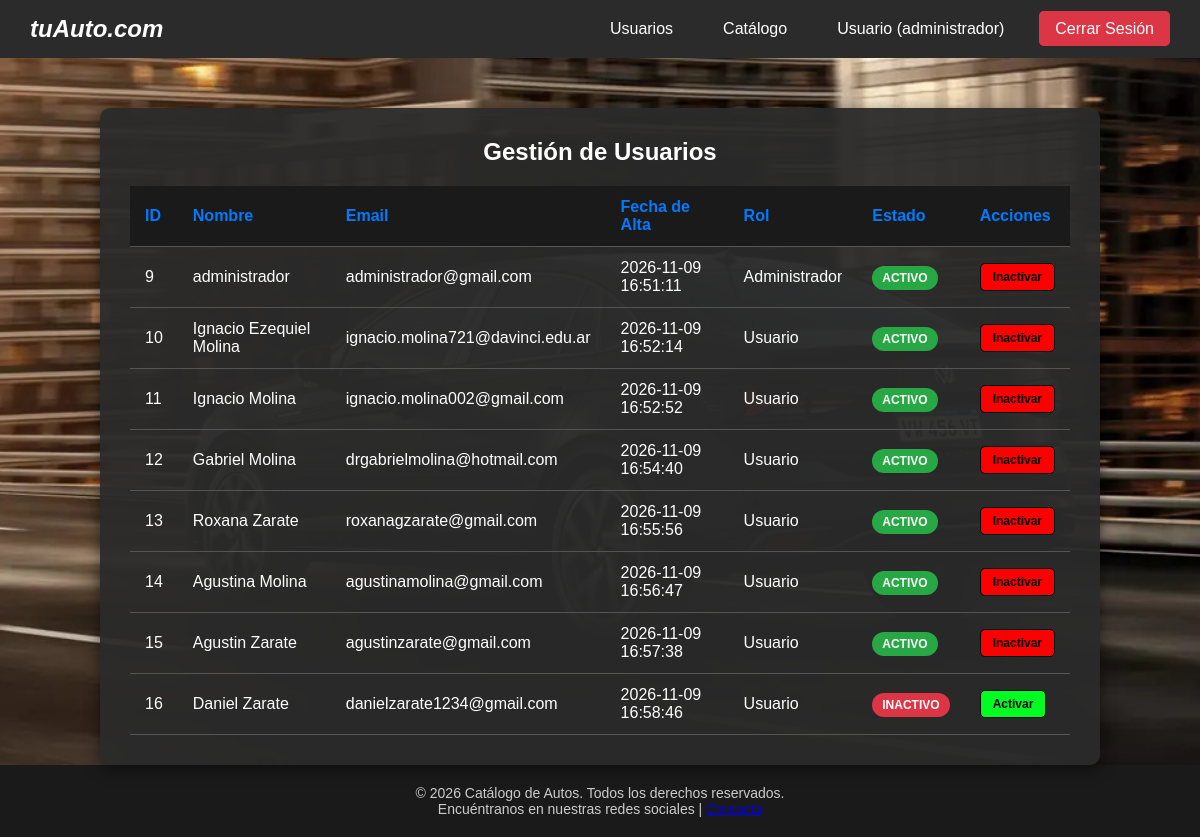
/recursos/paginas/usuarios.php (signed in), run on the app's committed database.
### tables this page shows
CREATE TABLE `usuarios` (
  `id_usuario` int(10) NOT NULL,
  `nombre` varchar(100) NOT NULL,
  `email` varchar(100) NOT NULL,
  `telefono` varchar(20) NOT NULL,
  `pass` varchar(100) NOT NULL,
  `fecha_registro` timestamp NOT NULL DEFAULT current_timestamp() ON UPDATE current_timestamp(),
  `admin` tinyint(1) NOT NULL DEFAULT 0,
  `activo` tinyint(1) NOT NULL DEFAULT 1
);

### recursos/paginas/usuarios.php (the view, shortened to what this page needs)
<?php
require_once '../conexion/conexion.php';
$sql = "SELECT id_usuario, nombre, email, fecha_registro, admin, activo FROM usuarios";
$resultado = mysqli_query($conexion, $sql);
?>
<!DOCTYPE html>
<html lang="es">
<head>
    <link rel="stylesheet" href="../estilos/general.css">
    <link rel="stylesheet" href="../estilos/usuarios.css">
</head>
<body>
   <header>
        <?php
            include_once '../componentes/nav.php';
        ?>
    </header>
    <main class="cuerpo">
        <div class="contenedor-tabla">
            <h2>Gestión de Usuarios</h2>
            <table class="tabla-datos">
                <thead>
                    <tr>
                        <th>ID</th>
                        <th>Nombre</th>
                        <th>Email</th>
                        <th>Fecha de Alta</th>
                        <th>Rol</th>
                        <th>Estado</th>
                        <th>Acciones</th>
                    </tr>
                </thead>
                <tbody>
                    <?php
                    while ($fila = mysqli_fetch_assoc($resultado)) {
                        echo '<tr>';
                        echo '<td>' . htmlspecialchars($fila['id_usuario']) . '</td>';
                        echo '<td>' . htmlspecialchars($fila['nombre']) . '</td>';
                        echo '<td>' . htmlspecialchars($fila['email']) . '</td>';
                        echo '<td>' . htmlspecialchars($fila['fecha_registro']) . '</td>';
                        echo '<td>';
                        if ($fila['admin'] == 1) {
                            echo 'Administrador';
                        } else {
                            echo 'Usuario';
                        }
                        echo '</td>';
                        echo '<td>';
                        if ($fila['activo'] == 1) {
                            echo '<span class="etiqueta-activo">Activo</span>';
                        } else {
                            echo '<span class="etiqueta-inactivo">Inactivo</span>';
                        }
                        echo '</td>';
                        echo '<td>';
                        echo '<form action="cambiarEstado.php" method="POST" style="margin: 0;">';
                        if ($fila['activo'] == 1) {
                            echo '<button type="submit" class="btn-accion btn-inactivar" style="cursor: pointer;">Inactivar</button>';
                        } else {
                            echo '<button type="submit" class="btn-accion btn-activar" style="cursor: pointer;">Activar</button>';
                        }
                        echo '</form>';
                        echo '</td>';
                        echo '</tr>';
                    }
                    ?>
                </tbody>
            </table>
        </div>
    </main>
    <footer>
        <?php
            include_once '../componentes/footer.php';
        ?>
    </footer>
</body>
</html>

### recursos/componentes/nav.php
<nav class="menu-principal">
    <div class="logo">
        <?php
        if (isset($_SESSION['usuario_id'])) {
            echo '<a href="/SegundoParcial/recursos/paginas/catalogo.php">tuAuto.com</a>';
        } else {
            echo '<a href="/SegundoParcial/">tuAuto.com</a>';
        }
        ?>
    </div>
    <div class="enlaces">
        <?php
        if (isset($_SESSION['usuario_id'])) {
            if (isset($_SESSION['usuario_admin']) && $_SESSION['usuario_admin'] == 1) {
                echo '<a href="usuarios.php">Usuarios</a>';
            }
            echo '<a href="/SegundoParcial/recursos/paginas/catalogo.php">Catálogo</a>';
            echo '<a href="/SegundoParcial/recursos/paginas/usuario.php">Usuario (' . htmlspecialchars($_SESSION['usuario_nombre']) . ')</a>';
            echo '<a href="/SegundoParcial/recursos/conexion/logout.php" class="boton-salir">Cerrar Sesión</a>';
        } else {
            echo '<a href="/SegundoParcial/recursos/paginas/login.php" class="btn-ingresar">Ingresar</a>';
            echo '<a href="/SegundoParcial/recursos/paginas/registro.php" class="btn-registro">Registrarse</a>';
        }
        ?>
    </div>
</nav>

### recursos/componentes/footer.php
<p>&copy; 2026 Catálogo de Autos. Todos los derechos reservados.</p>
<p>Encuéntranos en nuestras redes sociales | <a href="/SegundoParcial/recursos/paginas/contacto.php">Contacto</a></p>

### recursos/estilos/general.css (style rules this page uses)
* { margin: 0; padding: 0; box-sizing: border-box; font-family: Arial, sans-serif; }
header { background-color: #2b2b2b; padding: 15px 30px; }
footer { background-color: #1a1a1a; color: #cccccc; text-align: center; padding: 20px; font-size: 14px; }
main.cuerpo { background-image: url('../imagenes/home.jpg'); background-size: cover; background-position: center; min-height: calc(100vh - 130px); display: flex; justify-content: center; align-items: center; background-color: #555; }
nav.menu-principal { display: flex; justify-content: space-between; align-items: center; }
.logo a { color: #ffffff; text-decoration: none; font-size: 24px; font-weight: bold; font-style: italic; }
.enlaces a { color: #ffffff; text-decoration: none; margin-left: 20px; padding: 8px 15px; border-radius: 5px; transition: background 0.3s; }
.boton-salir { background-color: #dc3545; border: 1px solid #dc3545; color: #ffffff; text-decoration: none; margin-left: 20px; padding: 8px 15px; border-radius: 5px; transition: background 0.3s; }

### recursos/estilos/usuarios.css (style rules this page uses)
main.cuerpo { background-size: cover; background-position: center; min-height: calc(100vh - 130px); display: flex; justify-content: center; align-items: flex-start; padding-top: 50px; background-color: #555; }
.contenedor-tabla { background-color: rgba(43, 43, 43, 0.95); padding: 30px; border-radius: 10px; box-shadow: 0px 4px 15px rgba(0, 0, 0, 0.5); width: 90%; max-width: 1000px; color: white; overflow-x: auto; }
.contenedor-tabla h2 { text-align: center; margin-bottom: 20px; color: #ffffff; }
.tabla-datos { width: 100%; border-collapse: collapse; margin-top: 10px; }
.tabla-datos th, .tabla-datos td { padding: 12px 15px; text-align: left; border-bottom: 1px solid #555; }
.tabla-datos th { background-color: #1a1a1a; color: #007BFF; font-weight: bold; }
.etiqueta-activo { padding: 5px 10px; border-radius: 20px; font-size: 12px; font-weight: bold; text-transform: uppercase; background-color: #28a745; color: white; }
.etiqueta-inactivo { padding: 5px 10px; border-radius: 20px; font-size: 12px; font-weight: bold; text-transform: uppercase; background-color: #dc3545; color: white; }
.btn-accion { padding: 6px 12px; border-radius: 5px; text-decoration: none; color: white; font-size: 12px; font-weight: bold; transition: background 0.3s; display: inline-block; }
.btn-activar { background-color: #00fd22; color: #020202; border: 1px solid #020202; }
.btn-inactivar { background-color: #fc0000; color: #020202; border: 1px solid #020202; }

### data on the page
usuarios: id_usuario "9", nombre "administrador", email "administrador@gmail.com", fecha_registro "2026-11-09 16:51:11", admin "Administrador", activo "ACTIVO"
usuarios: id_usuario "10", nombre "Ignacio Ezequiel Molina", email "ignacio.molina721@davinci.edu.ar", fecha_registro "2026-11-09 16:52:14", admin "Usuario", activo "ACTIVO"
usuarios: id_usuario "11", nombre "Ignacio Molina", email "ignacio.molina002@gmail.com", fecha_registro "2026-11-09 16:52:52", admin "Usuario", activo "ACTIVO"
usuarios: id_usuario "12", nombre "Gabriel Molina", email "drgabrielmolina@hotmail.com", fecha_registro "2026-11-09 16:54:40", admin "Usuario", activo "ACTIVO"
usuarios: id_usuario "13", nombre "Roxana Zarate", email "roxanagzarate@gmail.com", fecha_registro "2026-11-09 16:55:56", admin "Usuario", activo "ACTIVO"
usuarios: id_usuario "14", nombre "Agustina Molina", email "agustinamolina@gmail.com", fecha_registro "2026-11-09 16:56:47", admin "Usuario", activo "ACTIVO"
usuarios: id_usuario "15", nombre "Agustin Zarate", email "agustinzarate@gmail.com", fecha_registro "2026-11-09 16:57:38", admin "Usuario", activo "ACTIVO"
usuarios: id_usuario "16", nombre "Daniel Zarate", email "danielzarate1234@gmail.com", fecha_registro "2026-11-09 16:58:46", admin "Usuario", activo "INACTIVO"

### other printed values
$_SESSION['usuario_nombre'] "administrador"
